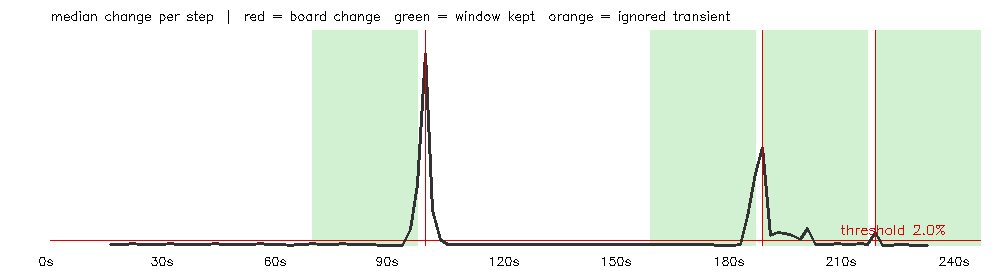
#> input picture docs/change_plot.png, 1000 x 280 px
$ python bm_main.py docs/change_plot.png   (older library calls are emulated)
#> lines starting #> are read from the running program, lines starting #| are printed output that depends on the picture; after the words box and inside, x2 and y2 are one past the last pixel; in counts of white or black regions, pixels touching at a corner belong together
### boardcapture/batch_median.py
"""Batch-median board capture (new strategy).

Pass 1 (cheap, small greyscale):
  - sample one frame every `step_s` seconds (default 2s)
  - rolling median over `batch` consecutive samples (default 15 = 30s), sliding 1 sample
    at a time -> the professor disappears because he moves and the board doesn't
  - change score = fraction of pixels that differ between consecutive rolling medians;
    a spike means the board really changed (erase, new board, slide change).
    Polarity-agnostic, so chalkboards, whiteboards and slides all work.
  - spikes that revert (prof stood still, then left) are ignored as transients
Decide offline:
  - each change point closes a "board state"; the 15-sample window that ends just
    before the change is the fullest, cleanest view of that state
Pass 2 (full resolution, only the chosen windows):
  - full-res median of that window (prof removed) + best real frame in it
    (least different from the median = least occluded, then sharpest)
"""
from __future__ import annotations

import json
from dataclasses import dataclass, asdict, field
from pathlib import Path

import cv2
import numpy as np


@dataclass
class BMConfig:
    step_s: float = 2.0          # seconds between samples
    batch: int = 15              # samples per median window (15 x 2s = 30s)
    analysis_width: int = 400    # downscale for pass 1
    pixel_delta: int = 28        # grey-level change that counts as "changed"
    change_k: float = 6.0        # adaptive threshold = median + k * MAD
    change_floor: float = 0.02   # a change must touch at least 2% of pixels
    min_state: int = 3           # shortest board state worth keeping (samples)
    recent: int = 5              # final board: median of the last 5 clear frames per pixel
    occlusion_tol: int = 35      # per-pixel diff vs median that counts as occluded
    min_ink: float = 0.003       # skip blank boards
    keep_ratio: float = 0.85     # >=85% of old ink survives -> addition, not a new board


@dataclass
class Selection:
    board: int
    t_start: float
    t_end: float
    window: tuple
    reason: str
    ink: float = 0.0
    best_frame_t: float = 0.0
    best_occlusion: float = 0.0
    median_path: str = ""
    best_path: str = ""


def _frames(path, step_s, wanted=None):
    """Yield (sample_index, t, frame). If `wanted` is a set, only decode those samples."""
    cap = cv2.VideoCapture(path)
    if not cap.isOpened():
        raise FileNotFoundError(f"cannot open video: {path}")
    fps = cap.get(cv2.CAP_PROP_FPS) or 30.0
    stride = max(1, int(round(fps * step_s)))
    idx = 0
    while True:
        k, on_sample = divmod(idx, stride)
        if on_sample == 0 and (wanted is None or k in wanted):
            ok, frame = cap.read()
            if not ok:
                break
            yield k, idx / fps, frame
            if wanted is not None and k >= max(wanted):
                break
        elif not cap.grab():
            break
        idx += 1
    cap.release()


def _small_gray(frame, width):
#> called with width = 400
    h, w = frame.shape[:2]
#> h = 280; w = 1000
    g = cv2.resize(frame, (width, int(h * width / w)), interpolation=cv2.INTER_AREA)
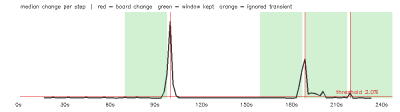
#> g: shape (112, 400, 3); mean B, G, R 234.4, 244, 235.8
#> frame is the input picture: shape (280, 1000, 3); mean B, G, R 234.4, 244, 235.8
    return cv2.GaussianBlur(cv2.cvtColor(g, cv2.COLOR_BGR2GRAY), (5, 5), 0)
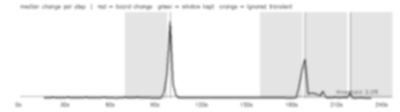
#> returned value: shape (112, 400); min 99, max 255, mean 240.6


def _small_bgr(frame, width):
#> called with width = 400
    h, w = frame.shape[:2]
#> h = 280; w = 1000
    return cv2.resize(frame, (width, int(h * width / w)), interpolation=cv2.INTER_AREA)


def _prof_mask(bgr, color_dist=45):
    """Big solid blobs that are not board-coloured = person. Thin strokes (writing) survive
    the opening only if they're huge, so ink is kept; static big blobs (slide title bars)
    get masked in EVERY frame and fall back to the plain median."""
#> called with color_dist = 45
    q = (bgr >> 4).reshape(-1, 3).astype(np.int32)
    code = q[:, 0] * 256 + q[:, 1] * 16 + q[:, 2]
    mode = np.bincount(code).argmax()
#> mode = 4095
    board = (np.array([mode // 256, (mode // 16) % 16, mode % 16]) * 16 + 8).astype(np.float32)
#> board = [248, 248, 248]
    diff = np.linalg.norm(bgr.astype(np.float32) - board, axis=2) > color_dist
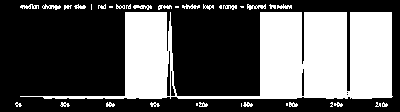
#> diff: shape (112, 400) bool; 36.7% white; 35 white regions (11 under 20 px), largest, box (x1, y1, x2, y2) and area: (20, 12, 393, 99) 15482, (247, 4, 266, 10) 63, (42, 4, 61, 10) 59
    k = max(5, bgr.shape[1] // 32)
#> k = 12
    m = cv2.morphologyEx(diff.astype(np.uint8), cv2.MORPH_OPEN,
                         cv2.getStructuringElement(cv2.MORPH_ELLIPSE, (k, k)))
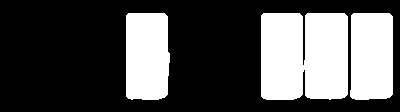
#> m: shape (112, 400); values 0 (black) and 1 (white), 32.5% white; 3 white regions, box (x1, y1, x2, y2) and area: (261, 13, 348, 100) 7304, (126, 13, 170, 100) 3641, (350, 13, 393, 100) 3611
    m = cv2.dilate(m, cv2.getStructuringElement(cv2.MORPH_ELLIPSE, (k, k)))
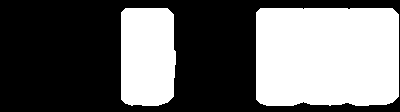
#> m: shape (112, 400); values 0 (black) and 1 (white), 42.2% white; 2 white regions, box (x1, y1, x2, y2) and area: (256, 8, 399, 106) 13787, (121, 8, 176, 106) 5112
    return m.astype(bool)


# [27 lines left out: function masked_median, not called in this run]


def _ink(gray):
    bg = cv2.medianBlur(gray, 31)
    return float((cv2.absdiff(gray, bg) > 30).mean())


def _ink_mask(gray):
    bg = cv2.medianBlur(gray, 31)
    return cv2.absdiff(gray, bg) > 30


# [5 lines left out: function _retention, not called in this run]


def _changed(a, b, delta):
    return float((cv2.absdiff(a, b) > delta).mean())


def run(video: str, out_dir: str, cfg: BMConfig | None = None, keep_all: bool = False):
    cfg = cfg or BMConfig()
    out = Path(out_dir)
    (out / "boards").mkdir(parents=True, exist_ok=True)

    # ---------- pass 1: small greyscale samples ----------
    times, small, masks = [], [], []
    for _, t, f in _frames(video, cfg.step_s):
        times.append(t)
        small.append(_small_gray(f, cfg.analysis_width))
        masks.append(_prof_mask(_small_bgr(f, cfg.analysis_width)))
    n, w = len(small), cfg.batch
    if n < w:
        raise RuntimeError(f"video too short: {n} samples, need {w}")
    # rolling person-masked median m[k] covers samples k .. k+w-1
    med = np.stack([masked_median(small[k:k + w], masks[k:k + w])
                    for k in range(n - w + 1)])
    d = np.zeros(len(med))
    for k in range(1, len(med)):
        d[k] = _changed(med[k], med[k - 1], cfg.pixel_delta)

    mad = float(np.median(np.abs(d[1:] - np.median(d[1:]))))
    thr = max(cfg.change_floor, float(np.median(d[1:])) + cfg.change_k * mad)

    # ---------- find change points ----------
    spikes = [k for k in range(1, len(d)) if d[k] > thr]
    merged = []                                    # merge spikes within 3 samples
    for k in spikes:
        if merged and k - merged[-1][-1] <= 3:
            merged[-1].append(k)
        else:
            merged.append([k])
    changes, transients, additions = [], [], []
    for grp in merged:
        k0, k1 = grp[0], grp[-1]
        before = med[k0 - 1]
        after = med[min(len(med) - 1, k1 + w)]
        if _changed(before, after, cfg.pixel_delta) < thr / 2:
            transients.append(k0)                  # came back: prof paused, not a board change
            continue
        if _retention(before, after) >= cfg.keep_ratio:
            additions.append(k0)                   # more writing on the same board
            continue
        # median flips when the new state is the majority of the window,
        # so the real change happened about half a window later
        changes.append(int(max(grp, key=lambda k: d[k]) + w // 2))

    # ---------- choose one window per board state ----------
    selections = []
    bounds = [0] + changes + [n]
    for a, b in zip(bounds[:-1], bounds[1:]):
        if b - a < cfg.min_state:
            continue
        lo = max(a, b - w)                         # last (up to) 15 samples of the state
        win = (lo, b - 1)
        reason = "end of video" if b == n else f"board changed at ~{times[b]:.0f}s"
        selections.append(Selection(board=0, t_start=times[a], t_end=times[b - 1],
                                    window=win, reason=reason))

    # ---------- pass 2: full-res median + best real frame ----------
    wanted = {k for s in selections for k in range(s.window[0], s.window[1] + 1)}
    full = {k: (t, f) for k, t, f in _frames(video, cfg.step_s, wanted)}
    kept = []
    for s in selections:
        ks = [k for k in range(s.window[0], s.window[1] + 1) if k in full]
        frames = [full[k][1] for k in ks]
        fm = [cv2.resize(masks[k].astype(np.uint8), (frames[0].shape[1], frames[0].shape[0]),
                         interpolation=cv2.INTER_NEAREST).astype(bool) for k in ks]
        m = masked_median(frames, fm, recent=cfg.recent)
        ms = _small_gray(m, cfg.analysis_width)
        s.ink = _ink(ms)
        if s.ink < cfg.min_ink:
            continue
        static = np.logical_and.reduce([masks[k] for k in ks])   # masked in every frame = content
        scored = []
        for k, f in zip(ks, frames):
            g = _small_gray(f, cfg.analysis_width)
            occl = float((masks[k] & ~static).mean())          # share of frame covered by the person
            sharp = float(cv2.Laplacian(g, cv2.CV_64F).var())
            scored.append((occl, -sharp, k, f))
        occl, _, bk, bf = min(scored, key=lambda x: x[:2])
        s.board = len(kept) + 1
        s.best_frame_t, s.best_occlusion = full[bk][0], occl
        s.median_path = str(out / "boards" / f"board_{s.board:02d}_median.png")
        s.best_path = str(out / "boards" / f"board_{s.board:02d}_best.png")
        cv2.imwrite(s.median_path, m)
        cv2.imwrite(s.best_path, bf)
        kept.append(s)

    if keep_all:
        (out / "all_medians").mkdir(exist_ok=True)
        for k in range(0, len(med), w):
            cv2.imwrite(str(out / "all_medians" / f"window_{k:04d}_{times[k]:.0f}s.png"), med[k])

    _contact_sheet(kept, out / "contact_sheet.jpg")
    _change_plot(times, d, thr, changes, transients, kept, out / "change_plot.png")
    report = {"video": video, "config": asdict(cfg), "samples": n, "threshold": thr,
              "changes_s": [times[c] for c in changes if c < n],
              "transients_s": [times[k] for k in transients],
              "additions_s": [times[k + w // 2] for k in additions if k + w // 2 < n],
              "selections": [asdict(s) for s in kept]}
    (out / "report.json").write_text(json.dumps(report, indent=2))
    return report


# [45 lines left out: functions _contact_sheet, _change_plot, not called in this run]

### bm_main.py
"""BoardCapture - batch-median pipeline.

  python bm_main.py VIDEO --frames-only          # capture + contact sheet only (free)
  python bm_main.py VIDEO --ocr                  # + Tesseract text and confidence
  python bm_main.py VIDEO --notes                # + Ollama vision transcription + notes

Outputs go to out/<video name>/ : boards/, contact_sheet.jpg, change_plot.png,
report.json, ocr.json, notes.md
"""
import argparse
import json
from pathlib import Path

from boardcapture import batch_median as bm


def main():
    ap = argparse.ArgumentParser()
    ap.add_argument("video")
    ap.add_argument("--out", default=None)
    ap.add_argument("--step", type=float, default=2.0, help="seconds between samples")
    ap.add_argument("--batch", type=int, default=15, help="frames per batch")
    ap.add_argument("--change-floor", type=float, default=0.02,
                    help="min share of pixels that must change to count as a new board "
                         "(lower it if near-identical slides get merged)")
    ap.add_argument("--frames-only", action="store_true")
    ap.add_argument("--ocr", action="store_true")
    ap.add_argument("--notes", action="store_true")
    ap.add_argument("--keep-all", action="store_true", help="save every batch median")
    ap.add_argument("--vision-model", default="qwen2.5vl:7b")
    ap.add_argument("--text-model", default="llama3.1:8b")
    a = ap.parse_args()

    out = Path(a.out or Path("out") / Path(a.video).stem)
    cfg = bm.BMConfig(step_s=a.step, batch=a.batch, change_floor=a.change_floor)
    rep = bm.run(a.video, str(out), cfg, keep_all=a.keep_all)

    print(f"\n{rep['samples']} samples, {a.batch}-frame windows ({a.batch * a.step:.0f}s), "
          f"change threshold {rep['threshold']:.1%}")
    for s in rep["selections"]:
        b = s
        print(f"  board {s['board']:2d}  {s['t_start']:6.0f}-{s['t_end']:6.0f}s  "
              f"ink {b['ink']:.1%}  best frame occluded {b['best_occlusion']:.1%}  "
              f"<- {s['reason']}")
    print(f"\nlook at: {out / 'contact_sheet.jpg'}  and  {out / 'change_plot.png'}")
    if a.frames_only or not (a.ocr or a.notes):
        return

    from boardcapture import tess_ocr
    boards = []
    for s in rep["selections"]:
        r = tess_ocr.ocr(s["median_path"])
        boards.append({**s, "tesseract": r})
        print(f"  board {s['board']:2d}  tesseract conf {r['confidence']:5.1f}  {r['words']} words")
    (out / "ocr.json").write_text(json.dumps(boards, indent=2))
    if not a.notes:
        return

    from boardcapture import local_notes as ln
    for b in boards:
        print(f"  transcribing board {b['board']} with {a.vision_model} ...")
        b["transcript"] = ln.transcribe_board(b["median_path"], b["tesseract"], a.vision_model)
    (out / "ocr.json").write_text(json.dumps(boards, indent=2))
    print(f"  writing notes with {a.text_model} ...")
    (out / "notes.md").write_text(ln.make_notes(boards, a.text_model), encoding="utf-8")
    print(f"\nnotes: {out / 'notes.md'}")


if __name__ == "__main__":
    main()
